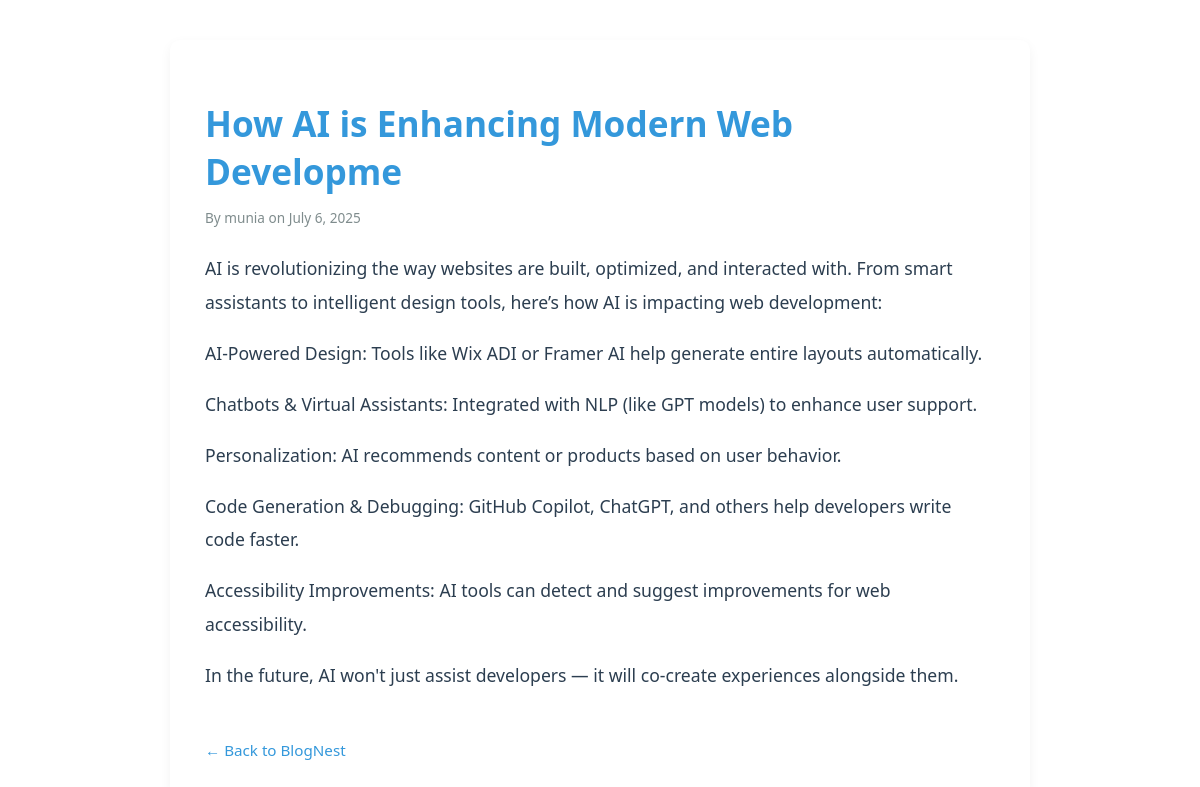
/ai-enhanced-web-development/, run on the app's committed database.
### blog/models.py (models this page shows, shortened)
class Post(models.Model):
    title = models.CharField(max_length=200)
    slug = models.SlugField(unique=True, blank=True)
    author = models.ForeignKey(User, on_delete=models.CASCADE)
    content = models.TextField()
    created_at = models.DateTimeField(auto_now_add=True)

### blog/views.py (the view)
# urls.py: path('<slug:slug>/', views.post_detail, name='post_detail'),
def post_detail(request, slug):
    post = get_object_or_404(Post, slug=slug)
    return render(request, 'blog/post_detail.html', {'post': post})

### blog/templates/blog/post_detail.html (shortened to what this page needs)
<!DOCTYPE html>
<html lang="en">
<head>
    <link rel="stylesheet" href="/static/style.css">
</head>
<body>
    <div class="container">
        <div class="post-detail">
            <h1>{{ post.title }}</h1>
            <p class="meta">By {{ post.author }} on {{ post.created_at|date:"F j, Y" }}</p>
            <div class="content">
                {{ post.content|linebreaks }}
            </div>
            <a href="{% url 'home' %}" class="back-link">← Back to BlogNest</a>
        </div>
    </div>
</body>
</html>

### static/style.css (style rules this page uses)
:root { --primary: #2c3e50; --accent: #3498db; --background: #ffffff; --text: #2c3e50; --muted: #7f8c8d; --card-shadow: rgba(0, 0, 0, 0.05); }
body { font-family: 'Segoe UI', sans-serif; background-color: var(--background); color: var(--text); margin: 0; padding: 0; }
.container { width: 90%; max-width: 860px; margin: 40px auto; padding: 0 15px; }
.meta { font-size: 0.85rem; color: var(--muted); margin-bottom: 15px; }
a { color: var(--accent); text-decoration: none; }
.back-link { display: inline-block; margin-top: 30px; font-size: 0.95rem; color: var(--accent); }
.post-detail { background-color: #fff; padding: 35px; border-radius: 10px; box-shadow: 0 4px 12px var(--card-shadow); }
.post-detail h1 { font-size: 2.2rem; color: var(--accent); margin-bottom: 10px; }
.post-detail .meta { font-size: 0.85rem; color: var(--muted); margin-bottom: 25px; }
.post-detail .content { font-size: 1.1rem; line-height: 1.9; color: var(--text); }

### data on the page
Post: title "How AI is Enhancing Modern Web Developme", author "munia", created_at "July 6, 2025", content "AI is revolutionizing the way websites are built, optimized, and interacted with. From smart assistants to intelligent design tools, here’s how AI is impacting web development: AI-Powered Design: Tools like Wix ADI or Framer AI help generate entire layouts automatically. Chatbots & Virtual Assistants: Integrated with NLP (like GPT models) to enhance user support. Personalization: AI recommends content or products based on user behavior. Code Generation & Debugging: GitHub Copilot, ChatGPT, and others help developers write code faster. Accessibility Improvements: AI tools can detect and suggest improvements for web accessibility. In the future, AI won't just assist developers — it will…"
